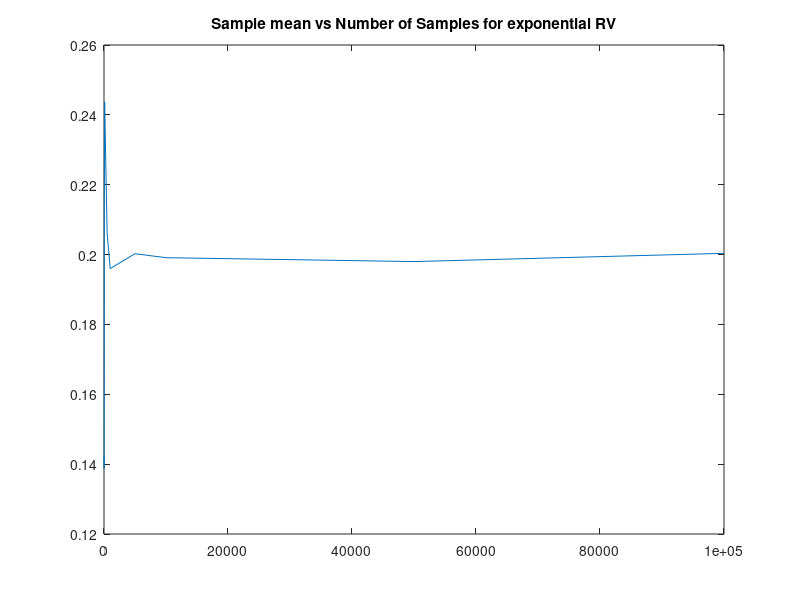
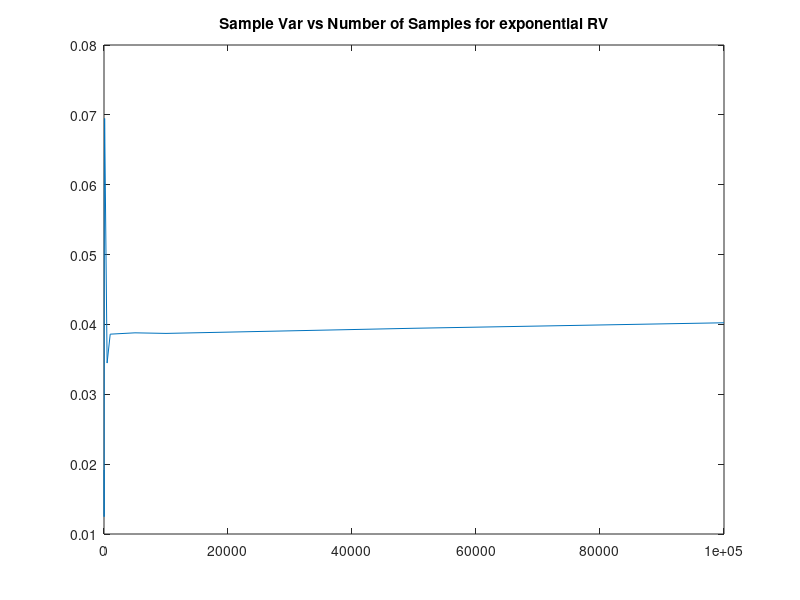

Write the MATLAB code that produced these figures, in order. (Note: this script raises an error after producing the figures.)
%% Q2a)
mean_exp = 0.2;
number_of_samp = [10,20,50,100,500,1000,5000,10000,50000,100000];
[w,h] = size(number_of_samp);
mean_sample = zeros(1,h);
variance_sample = zeros(1,h);
for i =1:h
    values = zeros(1,number_of_samp(i));
    for j=1:number_of_samp(i)
        X= rand;
        exp_rand = -mean_exp*log(1-X);
       values(j)= exp_rand;
    end
    mean_sample(i) = sum(values)/number_of_samp(i);
    variance_sample(i) = var(values);
end  
figure;
plot(number_of_samp,mean_sample);    
title("Sample mean vs Number of Samples for exponential RV");
figure;
plot(number_of_samp,variance_sample);
title("Sample Var vs Number of Samples for exponential RV");
figure;
histogram(values,50000);

%% Q2b)
mean_gauss = 5;
variance_gauss = 1; 
number_of_samp = [10,20,50,100,500,1000,5000,10000,50000];
[w,h] = size(number_of_samp);
mean_sample = zeros(1,h);
variance_sample = zeros(1,h);
for i =1:h
    values = zeros(1,number_of_samp(i));
    for j=1:number_of_samp(i)
        X= rand;
        Y = rand;
        Z_0 = sqrt(-2*log(X))*cos(2*pi*Y);
        Z_1 = Z_0*sqrt(variance_gauss) + mean_gauss;
       values(j)= Z_1;
    end
    mean_sample(i) = sum(values)/number_of_samp(i);
    variance_sample(i) = var(values);
end  
figure;
plot(number_of_samp,mean_sample);    
title("Sample mean vs Number of Samples for Gaussian RV");
figure;
plot(number_of_samp,variance_sample);
title("Sample Var vs Number of Samples for Gaussian RV");
figure;
histogram(values,50000);

%% Q2c) Generating PDF using Accept/Reject method
%Using Exponential to generate with Accept/reject
number_of_samp=5000000;
mean_exp =1 ;
c= 1.4;
values = zeros(1,number_of_samp);
p_of_accepting = zeros(1,number_of_samp);
for i=1:number_of_samp
    iter_exceeded =1;
    while iter_exceeded
    X= rand;
    Z_0 =  -log(1-X);
    f_Z_0 = sqrt(2/pi)*exp(-(Z_0)^2/2);
    f1_Z_0 = exp(-Z_0);
    not_accepted=1;
    total_iterations = 0;
    while not_accepted
         U=rand;
        if U < f_Z_0/(c*f1_Z_0)
            values(i) = Z_0;
            not_accepted = 0;
            iter_exceeded =0;
        end   
         total_iterations = total_iterations+1;
         if(total_iterations>100000)
             break 
         end
    end
        
    end
    p_of_accepting(i) = 1/total_iterations;
end
figure;
histogram(values,'Normalization','pdf');
disp(['On an average the acceptance rate was ',num2str(sum(p_of_accepting)/number_of_samp)])
